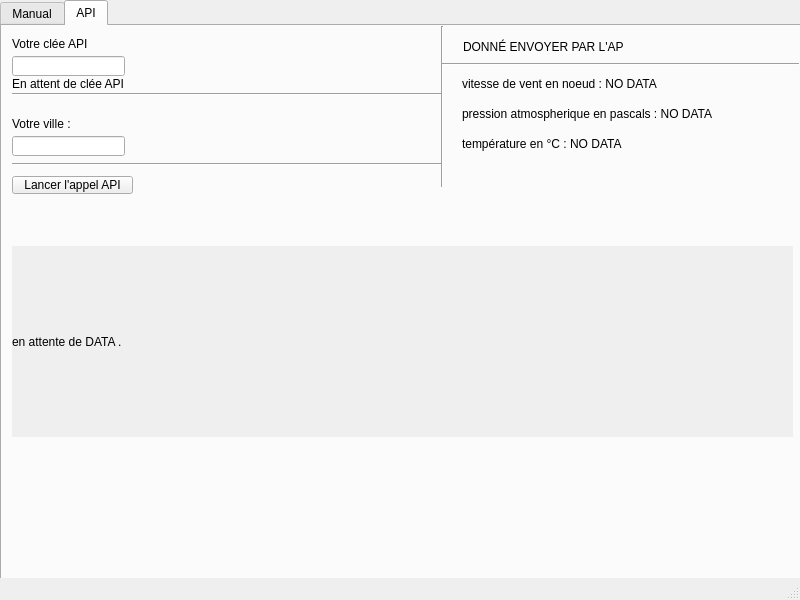
<?xml version="1.0" encoding="UTF-8"?>
<ui version="4.0">
 <class>MainWindow</class>
 <widget class="QMainWindow" name="MainWindow">
  <property name="geometry">
   <rect>
    <x>0</x>
    <y>0</y>
    <width>800</width>
    <height>600</height>
   </rect>
  </property>
  <property name="baseSize">
   <size>
    <width>20</width>
    <height>20</height>
   </size>
  </property>
  <property name="windowTitle">
   <string>Weather Judgment Hub</string>
  </property>
  <property name="autoFillBackground">
   <bool>false</bool>
  </property>
  <widget class="QWidget" name="centralwidget">
   <widget class="QTabWidget" name="tabWidget">
    <property name="geometry">
     <rect>
      <x>0</x>
      <y>0</y>
      <width>801</width>
      <height>651</height>
     </rect>
    </property>
    <property name="currentIndex">
     <number>1</number>
    </property>
    <widget class="QWidget" name="manual_tab">
     <attribute name="title">
      <string>Manual</string>
     </attribute>
     <widget class="QLabel" name="message">
      <property name="geometry">
       <rect>
        <x>30</x>
        <y>250</y>
        <width>731</width>
        <height>191</height>
       </rect>
      </property>
      <property name="sizeIncrement">
       <size>
        <width>20</width>
        <height>20</height>
       </size>
      </property>
      <property name="baseSize">
       <size>
        <width>20</width>
        <height>20</height>
       </size>
      </property>
      <property name="autoFillBackground">
       <bool>true</bool>
      </property>
      <property name="text">
       <string>en attente de DATA .</string>
      </property>
     </widget>
     <widget class="QLabel" name="label">
      <property name="geometry">
       <rect>
        <x>30</x>
        <y>10</y>
        <width>81</width>
        <height>16</height>
       </rect>
      </property>
      <property name="text">
       <string>Température :</string>
      </property>
     </widget>
     <widget class="QDoubleSpinBox" name="input_vent">
      <property name="geometry">
       <rect>
        <x>30</x>
        <y>90</y>
        <width>211</width>
        <height>41</height>
       </rect>
      </property>
     </widget>
     <widget class="QLabel" name="label_3">
      <property name="geometry">
       <rect>
        <x>30</x>
        <y>130</y>
        <width>221</width>
        <height>16</height>
       </rect>
      </property>
      <property name="text">
       <string>Pression atmosphérique :</string>
      </property>
     </widget>
     <widget class="QDoubleSpinBox" name="input_temp">
      <property name="geometry">
       <rect>
        <x>30</x>
        <y>30</y>
        <width>211</width>
        <height>41</height>
       </rect>
      </property>
     </widget>
     <widget class="QDoubleSpinBox" name="input_atmo">
      <property name="geometry">
       <rect>
        <x>30</x>
        <y>150</y>
        <width>211</width>
        <height>41</height>
       </rect>
      </property>
      <property name="decimals">
       <number>0</number>
      </property>
      <property name="maximum">
       <double>10000.000000000000000</double>
      </property>
     </widget>
     <widget class="QLabel" name="label_2">
      <property name="geometry">
       <rect>
        <x>30</x>
        <y>70</y>
        <width>81</width>
        <height>16</height>
       </rect>
      </property>
      <property name="text">
       <string>Vittesse vent :</string>
      </property>
     </widget>
    </widget>
    <widget class="QWidget" name="api_tab">
     <attribute name="title">
      <string>API</string>
     </attribute>
     <widget class="QLineEdit" name="input_api_keys">
      <property name="geometry">
       <rect>
        <x>10</x>
        <y>30</y>
        <width>113</width>
        <height>20</height>
       </rect>
      </property>
     </widget>
     <widget class="QLineEdit" name="input_ville">
      <property name="geometry">
       <rect>
        <x>10</x>
        <y>110</y>
        <width>113</width>
        <height>20</height>
       </rect>
      </property>
     </widget>
     <widget class="QLabel" name="label_4">
      <property name="geometry">
       <rect>
        <x>10</x>
        <y>10</y>
        <width>131</width>
        <height>16</height>
       </rect>
      </property>
      <property name="text">
       <string>Votre clée API</string>
      </property>
     </widget>
     <widget class="QLabel" name="label_api">
      <property name="geometry">
       <rect>
        <x>10</x>
        <y>50</y>
        <width>231</width>
        <height>16</height>
       </rect>
      </property>
      <property name="text">
       <string>En attent de clée API</string>
      </property>
     </widget>
     <widget class="QLabel" name="label_6">
      <property name="geometry">
       <rect>
        <x>10</x>
        <y>90</y>
        <width>101</width>
        <height>16</height>
       </rect>
      </property>
      <property name="text">
       <string>Votre ville :</string>
      </property>
     </widget>
     <widget class="Line" name="line">
      <property name="geometry">
       <rect>
        <x>10</x>
        <y>60</y>
        <width>431</width>
        <height>16</height>
       </rect>
      </property>
      <property name="orientation">
       <enum>Qt::Orientation::Horizontal</enum>
      </property>
     </widget>
     <widget class="QPushButton" name="API_Start_B">
      <property name="geometry">
       <rect>
        <x>10</x>
        <y>150</y>
        <width>121</width>
        <height>18</height>
       </rect>
      </property>
      <property name="text">
       <string>Lancer l'appel API</string>
      </property>
     </widget>
     <widget class="Line" name="line_2">
      <property name="geometry">
       <rect>
        <x>10</x>
        <y>130</y>
        <width>431</width>
        <height>16</height>
       </rect>
      </property>
      <property name="orientation">
       <enum>Qt::Orientation::Horizontal</enum>
      </property>
     </widget>
     <widget class="QLabel" name="label_API_vent">
      <property name="geometry">
       <rect>
        <x>460</x>
        <y>50</y>
        <width>311</width>
        <height>16</height>
       </rect>
      </property>
      <property name="text">
       <string>vitesse de vent en noeud : NO DATA</string>
      </property>
     </widget>
     <widget class="QLabel" name="label_API_atmo">
      <property name="geometry">
       <rect>
        <x>460</x>
        <y>80</y>
        <width>351</width>
        <height>16</height>
       </rect>
      </property>
      <property name="text">
       <string>pression atmospherique en pascals : NO DATA</string>
      </property>
     </widget>
     <widget class="QLabel" name="label_API_temp">
      <property name="geometry">
       <rect>
        <x>460</x>
        <y>110</y>
        <width>281</width>
        <height>16</height>
       </rect>
      </property>
      <property name="text">
       <string>température en °C : NO DATA</string>
      </property>
     </widget>
     <widget class="Line" name="line_3">
      <property name="geometry">
       <rect>
        <x>430</x>
        <y>0</y>
        <width>20</width>
        <height>161</height>
       </rect>
      </property>
      <property name="orientation">
       <enum>Qt::Orientation::Vertical</enum>
      </property>
     </widget>
     <widget class="Line" name="line_4">
      <property name="geometry">
       <rect>
        <x>440</x>
        <y>30</y>
        <width>431</width>
        <height>16</height>
       </rect>
      </property>
      <property name="orientation">
       <enum>Qt::Orientation::Horizontal</enum>
      </property>
     </widget>
     <widget class="QLabel" name="TITEL">
      <property name="geometry">
       <rect>
        <x>461</x>
        <y>10</y>
        <width>161</width>
        <height>21</height>
       </rect>
      </property>
      <property name="text">
       <string>DONNÉ ENVOYER PAR L'API</string>
      </property>
     </widget>
     <widget class="QLabel" name="message_API">
      <property name="geometry">
       <rect>
        <x>10</x>
        <y>220</y>
        <width>781</width>
        <height>191</height>
       </rect>
      </property>
      <property name="sizeIncrement">
       <size>
        <width>20</width>
        <height>20</height>
       </size>
      </property>
      <property name="baseSize">
       <size>
        <width>20</width>
        <height>20</height>
       </size>
      </property>
      <property name="autoFillBackground">
       <bool>true</bool>
      </property>
      <property name="text">
       <string>en attente de DATA .</string>
      </property>
     </widget>
    </widget>
   </widget>
  </widget>
  <widget class="QMenuBar" name="menubar">
   <property name="geometry">
    <rect>
     <x>0</x>
     <y>0</y>
     <width>800</width>
     <height>17</height>
    </rect>
   </property>
  </widget>
  <widget class="QStatusBar" name="statusbar"/>
 </widget>
 <resources/>
 <connections/>
</ui>
